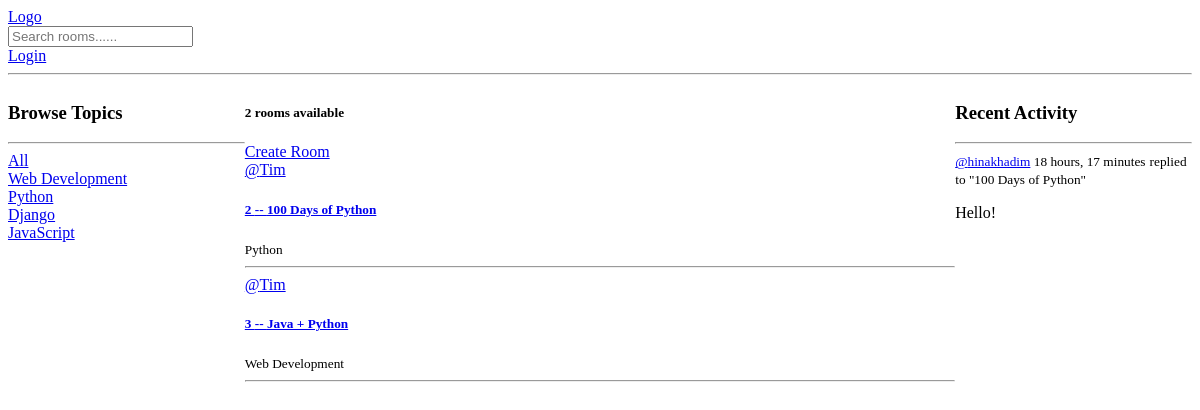
Page /?q=Python on the committed database.
### base/models.py (models this page shows, shortened)
class Topic(models.Model):
    name = models.CharField(max_length=200)

class Room(models.Model):
    host = models.ForeignKey(User, on_delete=models.SET_NULL, null=True)
    topic = models.ForeignKey(Topic, on_delete=models.SET_NULL, null=True)
    name = models.CharField(max_length=200)
    description = models.TextField(null=True, blank=True)
    participants = models.ManyToManyField(
        User, related_name='participants', blank=True
    )
    updated = models.DateTimeField(auto_now=True)
    created = models.DateTimeField(auto_now_add=True)
    class Meta:
        ordering = ['-updated', '-created']
    def __str__(self) -> str:
        return self.name

class Message(models.Model):
    user = models.ForeignKey(User, on_delete=models.SET_NULL, null=True)
    room = models.ForeignKey(Room, on_delete=models.SET_NULL, null=True)
    body = models.TextField()
    updated = models.DateTimeField(auto_now=True)
    created = models.DateTimeField(auto_now_add=True)

### base/views.py (the view)
# urls.py: path('', views.home, name='home'),
def home(request):
    q = request.GET.get("q") if request.GET.get("q") is not None else ''
    rooms = Room.objects.filter(Q(topic__name__icontains=q) |
                                Q(name__icontains=q) |
                                Q(description__icontains=q)
                                )
    topics = Topic.objects.all()
    room_count = rooms.count()
    room_messages = Message.objects.all().filter(
        Q(room__name__icontains=q)).order_by('-created')
    context = {'rooms': rooms, 'topics': topics,
               'room_count': room_count, 'room_messages': room_messages}
    return render(request, 'base/home.html', context)

### base/templates/base/home.html
{% extends 'base/layout.html' %} {% block body %}
<div class="home-container">
  <div>{% include 'base/topics_component.html' %}</div>
  <div>
    <h5>{{room_count}} rooms available</h5>
    <a href="{% url 'base:create-room' %}">Create Room </a>
    {% include 'base/feed_component.html' %}
  </div>
  <div class="activity">{% include 'base/activity_component.html' %}</div>
</div>
{% endblock body %}

### base/templates/base/topics_component.html
<h3>Browse Topics</h3>
<hr />
<div>
  <a href="{% url 'base:home' %}">All</a>
</div>
{% for topic in topics %}
<div>
  <a href="{% url 'base:home' %}?q={{topic.name}}">{{topic.name}}</a>
</div>
{% endfor %}

### base/templates/base/feed_component.html (shortened to what this page needs)
<div>
  {% for room in rooms %}
  <div>
    <a href="{% url 'base:user-profile' room.host.id %}"
      >@{{room.host.username}}</a
    >
    <a href="{% url 'base:room' room.id %}">
      <h5>{{room.id}} -- {{room.name}}</h5></a
    >
    <small>{{room.topic.name}}</small>
  </div>
  <hr />
  {% endfor %}
</div>

### base/templates/base/activity_component.html (shortened to what this page needs)
<h3>Recent Activity</h3>
<hr />
{% for message in room_messages %}
<div>
  <small
    ><a href="{% url 'base:user-profile' message.user.id%}">
      @{{message.user}}</a
    >
    {{message.created|timesince}}</small
  >
  <small>replied to "{{message.room}}"</small>
  <p>{{message.body}}</p>
</div>
{% endfor %}

### base/static/base/main.css (style rules this page uses)
.home-container { display: grid; grid-template-columns: 1fr 3fr 1fr; }

### rows in the picture
Topic: name "Web Development"
Topic: name "Python"
Topic: name "Django"
Topic: name "JavaScript"
Room: host.username "Tim", id "2", name "100 Days of Python", topic.name "Python"
Room: host.username "Tim", id "3", name "Java + Python", topic.name "Web Development"
Message: user "hinakhadim", created "18 hours, 17 minutes", room "100 Days of Python", body "Hello!"

### other values in the picture
{{ room_count }} "2"
